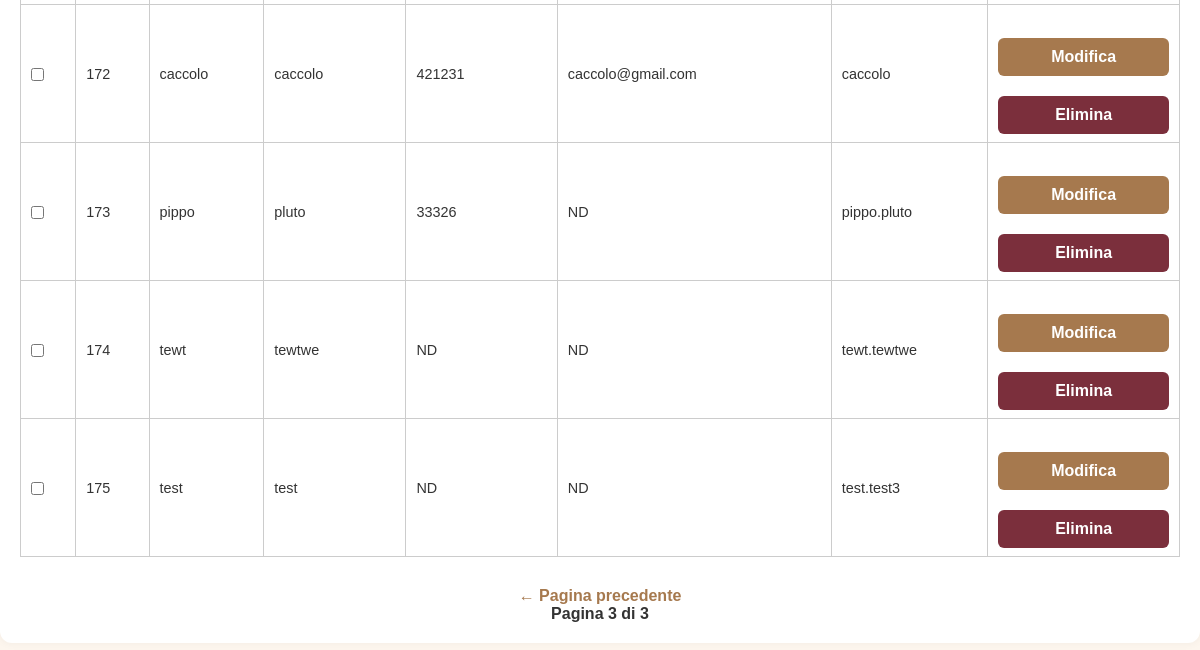
/admin_users?page=3&search= (signed in, lower part), run on an earlier commit of the app's database.
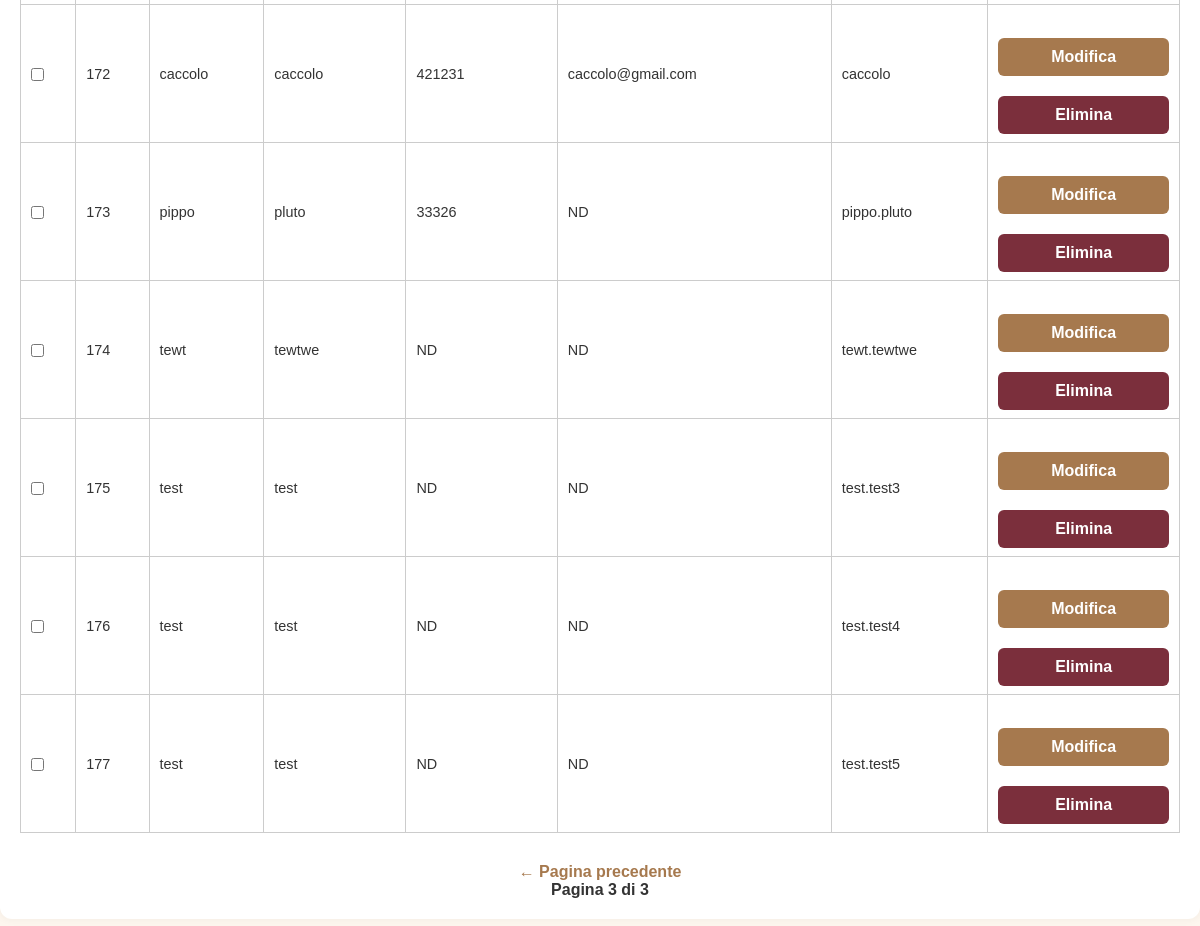
And on a later commit of the database.
### tables this page shows
CREATE TABLE users (
            id INTEGER PRIMARY KEY AUTOINCREMENT,
            username TEXT NOT NULL UNIQUE,
            password TEXT NOT NULL
        , name TEXT NOT NULL DEFAULT 'NOME', surname TEXT NOT NULL DEFAULT 'COGNOME', phone TEXT NOT NULL DEFAULT '0000000000', email TEXT, newsletter_optin INTEGER DEFAULT 0);

### app.py (the view)
@app.route('/admin_users')
def admin_users():
    if 'admin' not in session:
        return redirect(url_for('login_admin'))
    page = int(request.args.get('page', 1))
    per_page = 50
    offset = (page - 1) * per_page
    search_query = request.args.get('search', '').strip()
    conn = sqlite3.connect('bookings.db')
    cursor = conn.cursor()
    if search_query:
        search = f"%{search_query}%"
        cursor.execute("""
            SELECT COUNT(*) FROM users
            WHERE name LIKE ? OR surname LIKE ? OR phone LIKE ? OR email LIKE ?
        """, (search, search, search, search))
        total_users = cursor.fetchone()[0]
        cursor.execute("""
            SELECT id, name, surname, phone, email, username
            FROM users
            WHERE name LIKE ? OR surname LIKE ? OR phone LIKE ? OR email LIKE ?
            ORDER BY id
            LIMIT ? OFFSET ?
        """, (search, search, search, search, per_page, offset))
    else:
        cursor.execute("SELECT COUNT(*) FROM users")
        total_users = cursor.fetchone()[0]
        cursor.execute("""
            SELECT id, name, surname, phone, email, username
            FROM users
            ORDER BY id
            LIMIT ? OFFSET ?
        """, (per_page, offset))
    users = cursor.fetchall()
    conn.close()
    total_pages = (total_users + per_page - 1) // per_page
    return render_template('admin_users.html',
                           users=users,
                           page=page,
                           total_pages=total_pages,
                           search_query=search_query)

### templates/admin_users.html (shortened to what this page needs)
<!DOCTYPE html>
<html lang="it">
<head>
  <link rel="stylesheet" href="{{ url_for('static', filename='style.css') }}">
</head>
<body>
  <div class="page">
    <div class="container">
      {% if users %}
      <form method="post" action="{{ url_for('delete_selected_users') }}">
        <table>
          <tbody>
            {% for user in users %}
            <tr>
              <td><input type="checkbox" name="selected_users" value="{{ user[0] }}"></td>
              <td>{{ user[0] }}</td>
              <td>{{ user[1] }}</td>
              <td>{{ user[2] }}</td>
              <td>{{ user[3] }}</td>
              <td>{{ user[4] or 'ND' }}</td>
              <td>{{ user[5] }}</td>
              <td>
                <div class="actions">
                  <a href="{{ url_for('admin_edit_user', user_id=user[0]) }}">
                    <button class="big-btn" type="button">Modifica</button>
                  </a>
                  <form method="post" action="{{ url_for('admin_delete_user', user_id=user[0]) }}" onsubmit="return confirm('Confermi eliminazione utente {{ user[1] }} {{ user[2] }}?')">
                    <button type="submit" class="delete-btn">Elimina</button>
                  </form>
                </div>
              </td>
            </tr>
            {% endfor %}
          </tbody>
        </table>
      </form>
      <div class="pagination">
        {% if page > 1 %}
          <a href="{{ url_for('admin_users', page=page-1, search=search_query) }}">← Pagina precedente</a>
        {% endif %}
        <span>Pagina {{ page }} di {{ total_pages }}</span>
      </div>
      {% else %}
        <p>Nessun utente registrato.</p>
      {% endif %}
    </div>
  </div>
</body>
</html>

What changed in the data, as far as the page shows it:
added users: id "176", name "test", surname "test", phone "ND", username "test.test4"
added users: id "177", name "test", surname "test", phone "ND", username "test.test5"
